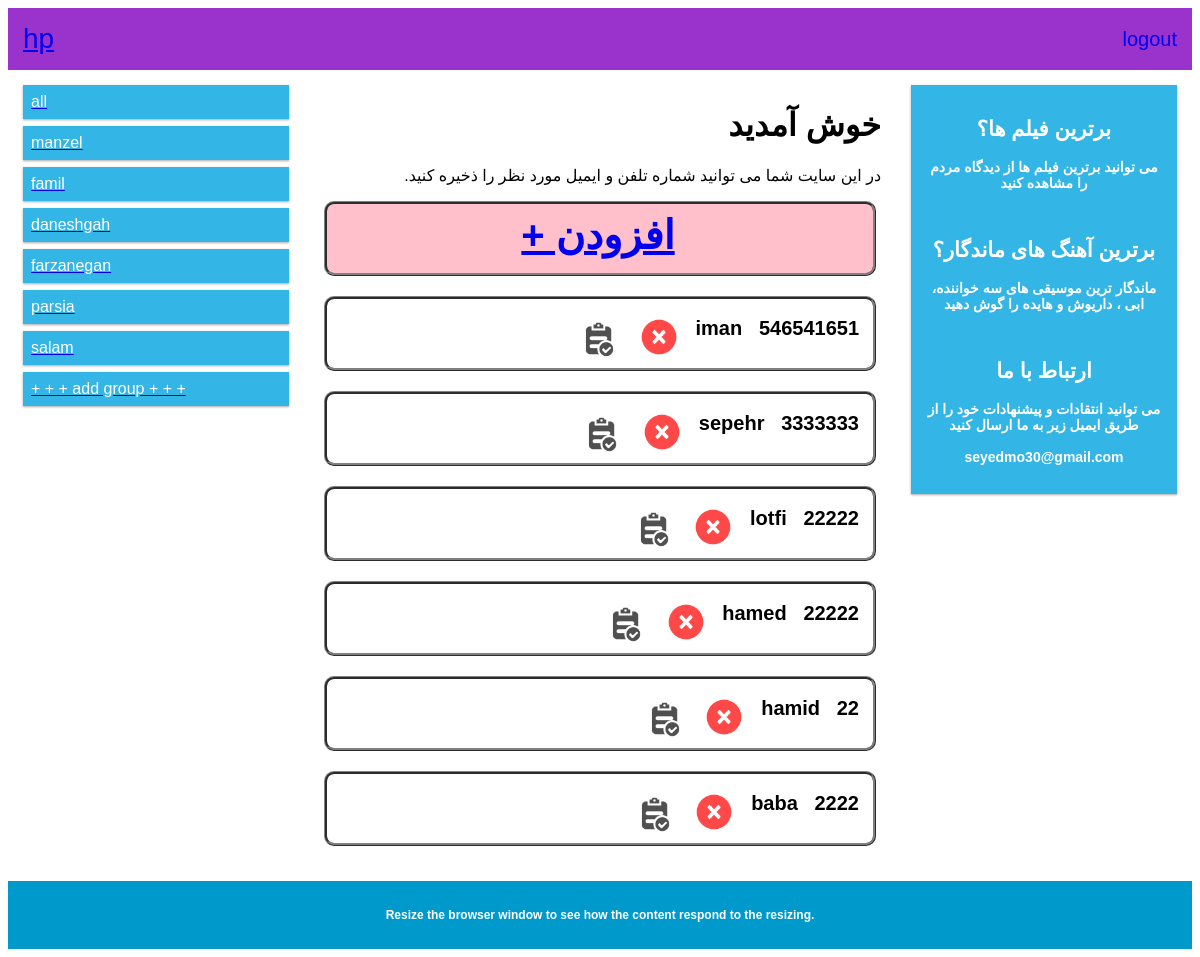
Screenshot of /contacts/ (signed in) with the database file from the repository.
### phone/models.py (models this page shows, shortened)
class Grp(models.Model):
    name=models.CharField(max_length=30)
    user=models.ForeignKey(User,on_delete=models.CASCADE)

class Phone(models.Model):
    name=models.CharField(max_length=30)
    number=models.IntegerField()
    group=models.ForeignKey(Grp,null='true' ,on_delete=models.CASCADE)
    user=models.ForeignKey(User,on_delete=models.CASCADE)

### phone/views.py (the view)
# urls.py: path('contacts/', views.contacts_all,name='contacts_all'),
@login_required(login_url="signup")
def contacts_all(request):
        groups=Grp.objects.all().filter(user=request.user)
        contacts=Phone.objects.all().filter(user=request.user)
        return render(request,'phone/index.html',{'contacts':contacts,'groups':groups})

### phone/templates/phone/index.html (shortened to what this page needs)
{% extends 'base.html' %}
{% load staticfiles %}
{% block content %}
<div class="row">
<div class="col-3 col-s-3 menu">
  <ul>
		<a href="/contacts">
    <li>all </li>
		</a>
		{%for group in groups%}
		<a href="/contacts/{{group.id}}">
    <li>{{group.name}} </li>
		</a>
		{% endfor %}
			<a href="/add_grp">
	    <li>+ + + add group + + + </li>
			</a>
  </ul>
</div>
<div style="direction:rtl"  class="col-6 col-s-9">
  <h1>خوش آمدید</h1>
  <p>در این سایت شما می توانید شماره تلفن و ایمیل مورد نظر را ذخیره کنید.</p>
	<div >
<a href="{% url 'add'%}">
	<div class="div1" style="background-color:pink;text-align: center;font-size:40px;">
<b>افزودن + <b>
</diV></a>
{% for contact in contacts.all %}
<div class="div1" >
<div class="div2">
{{contact.name}} &nbsp&nbsp{{contact.number}} &nbsp&nbsp
<div style="float:left">
  <a href="/contacts/{{grp_id}}/delete/{{contact.id}}" ><img class="star" src="{% static 'delete.png' %}" alt="rate" width="40" height=auto></a> &nbsp
  <a href="/contacts/update/{{contact.id}}" ><img class="star" src="{% static 'edit.png' %}" alt="rate" width="40" height=auto></a> &nbsp
</div></div></div>
{% endfor %}
</div>
</div>
{%endblock%}

### contact/templates/base.html (shortened to what this page needs)
<!DOCTYPE html>
<html>
<head>
</head>
<body>
<div class="header">
  {% if user.is_authenticated %}
  <a href="{% url 'contacts_all'%}"
  <b style="font-size:28px">{{user}}</b>
</a>
  <a href="javascript:{document.getElementById('logout').submit()}">
  <div style="float:right;margin-top:5px;font-size:20px"> logout </div>
  </a>
{% endif %}
</div>
{% block content %}
{% endblock  %}
<div class="col-3 col-s-12">
  <div class="aside">
    <h2>برترین فیلم ها؟</h2>
    <p>می توانید برترین فیلم ها از دیدگاه مردم را مشاهده کنید</p><br>
    <h2>برترین آهنگ های ماندگار؟</h2>
    <p>ماندگار ترین موسیقی های سه خواننده، ابی ، داریوش و هایده را گوش دهید</p><br>
    <h2>ارتباط با ما</h2>
    <p>می توانید انتقادات و پیشنهادات خود را از طریق ایمیل زیر به ما ارسال کنید<br><br>
	seyedmo30@gmail.com</p>
  </div>
</div>
</div>
<div class="footer">
  <p>Resize the browser window to see how the content respond to the resizing.</p>
</div>
</body>
</html>

### rows the page displays
Grp: name "manzel"
Grp: name "famil"
Grp: name "daneshgah"
Grp: name "farzanegan"
Grp: name "parsia"
Grp: name "salam"
Phone: name "iman"
Phone: name "sepehr"
Phone: name "lotfi"
Phone: name "hamed"
Phone: name "hamid"
Phone: name "baba"

### other values shown
{{ user }} "hp"
